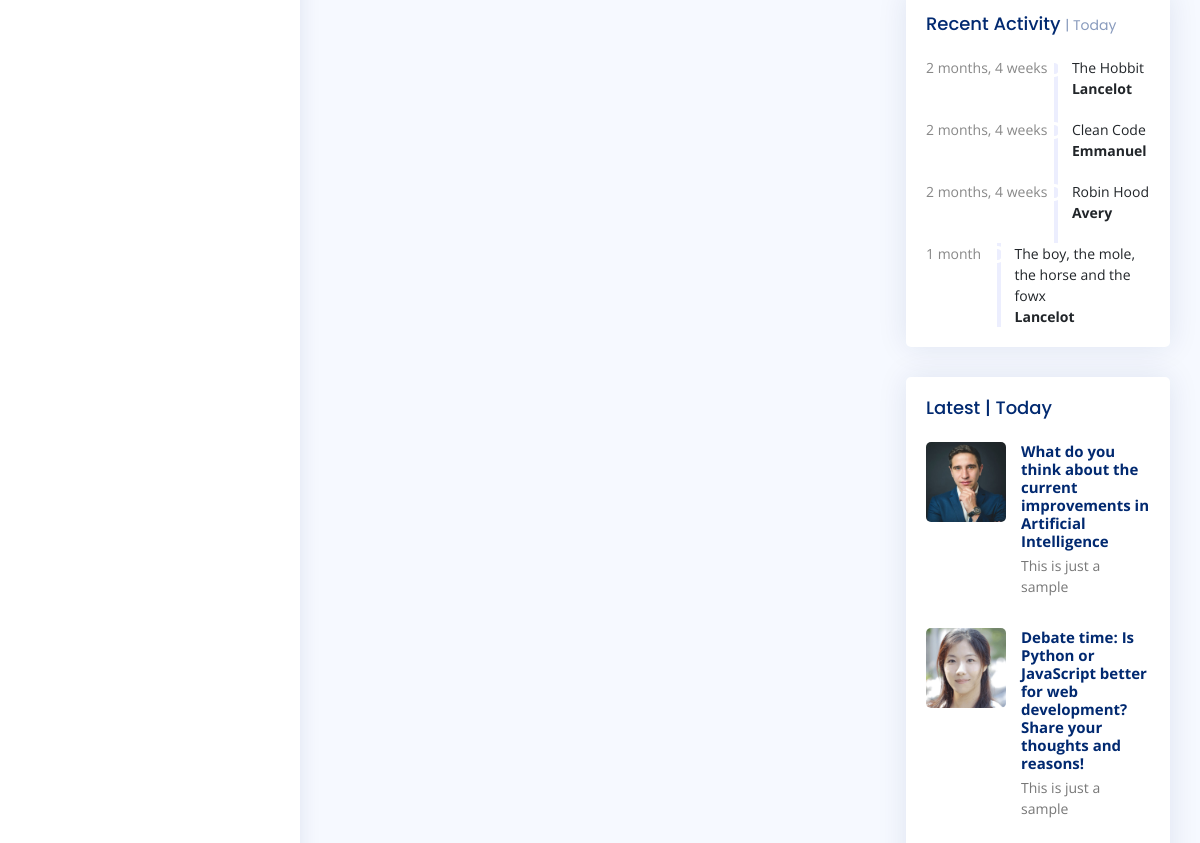
The page /projects/ (signed in, middle part) on the database as committed earlier.
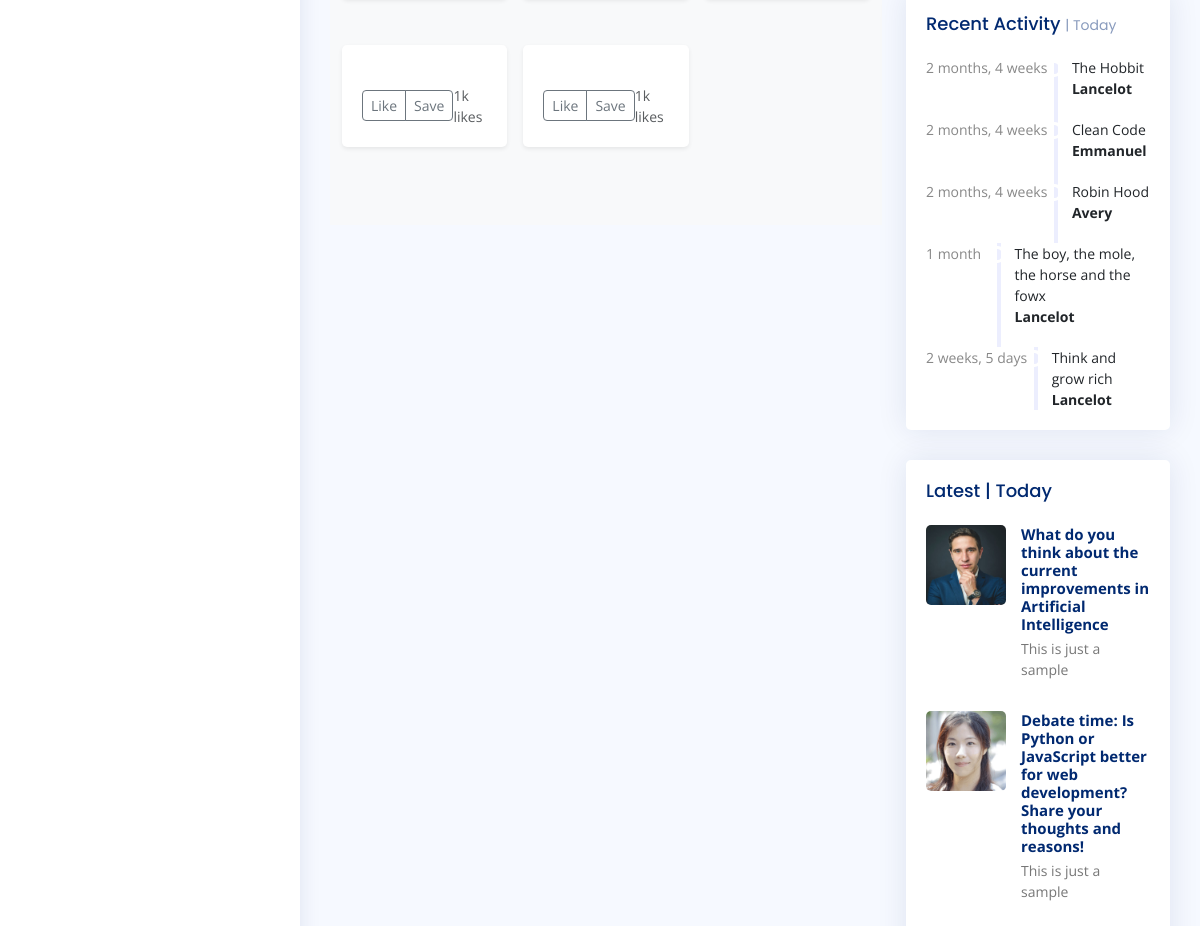
The same page on the database as committed later.
### sliders/models.py (models this page shows, shortened)
class Request(models.Model):
    requester = models.ForeignKey(User, on_delete=models.CASCADE)
    file_name = models.CharField(max_length=60)
    pub_date = models.DateTimeField(blank=False, default=now)

### discussions/models.py (models this page shows, shortened)
class Discussion(models.Model):
    creator = models.ForeignKey(Student, on_delete=models.CASCADE)
    pub_date = models.DateTimeField(blank=False, default=now)
    content = models.CharField(max_length=200)
    description = models.CharField(max_length=1024, blank=True, default='This is just a sample')
    topic = models.CharField(max_length=60,blank=False, default='Programming')
    img = models.ImageField(blank=True, upload_to="images", null=True)
    likes = models.IntegerField(blank=True, default=100)
    dislikes = models.IntegerField(blank=True, default=100)
    num_of_participants = models.IntegerField(blank=True, default=50)

class Student(models.Model):
    friend = models.ForeignKey('self', on_delete=models.CASCADE, blank=True, null=True)
    user = models.OneToOneField(User, on_delete=models.CASCADE)
    phone = models.CharField(max_length=10, default='0548932933', blank=True)
    school = models.CharField(max_length=60, default='KNUST', blank=True)
    course = models.CharField(max_length=60, default='Computer Science', blank=True)
    back_img = models.ImageField(blank=True, upload_to="images/profiles", default='images/profiles/testimonial-1_wBDCxRj.jpg')

### repository/models.py (models this page shows)
class File(models.Model):
    owner = models.ForeignKey(Student, on_delete=models.CASCADE, blank=True, null=True)
    file = models.FileField()
    pub_date = models.DateTimeField(blank=False, default=now)
    def __str__(self):
        return self.file.name

### projects/views.py (the view)
# urls.py: path("", views.IndexView.as_view(), name="index"),
class IndexView(generic.ListView):
    template_name = "projects/index.html"
    context_object_name = "librarys"
    model = File
    def get_queryset(self):
        return File.objects.all()
    def get_context_data(self, **kwargs: Any) -> Dict[str, Any]:
        context = super(IndexView, self).get_context_data(**kwargs)
        context['files'] = File.objects.all()[::-1]
        context['student'] = Student.objects.filter(user=self.request.user)[0]
        context['latest'] = Discussion.objects.filter(pub_date__lte=timezone.now()).order_by("-pub_date")[:5]
        context['requests'] = Request.objects.all()[:5]
        context['trending'] = File.objects.all()[:5]
        return context

### projects/templates/projects/index.html (shortened to what this page needs)
{% extends 'base.html' %}
{% load static %}
{% block content %}
<main>
  <div class="album py-5 bg-light">
    <div class="container">
      <div class="row row-cols-1 row-cols-sm-2 row-cols-md-3 g-3">
        {% for file in files %}
        <div class="col">
          <div class="card shadow-sm">
            <div class="photo"><img src="{% static file.back_img.url %}" alt="" height="300" class="img-fluid"></div>
            <div class="card-body">
              <div class="d-flex justify-content-between align-items-center">
                <div class="btn-group">
                  <button type="button" class="btn btn-sm btn-outline-secondary">Like</button>
                  <button type="button" class="btn btn-sm btn-outline-secondary">Save</button>
                </div>
                <small class="text-muted">1k likes</small>
              </div>
            </div>
          </div>
        </div>
        {% endfor %}
      </div>
    </div>
  </div>
</main>
{% endblock %}
{% block activity %}
<div class="card">
  <div class="filter">
    <a class="icon" href="#" data-bs-toggle="dropdown"><i class="bi bi-three-dots"></i></a>
  </div>
  <div class="card-body">
    <h5 class="card-title">Recent Activity <span>| Today</span></h5>
    <div class="activity">
      {% for request in requests %}
      <div class="activity-item d-flex">
        <div class="activite-label">{{ request.pub_date | timesince }}</div>
        <i class='bi bi-circle-fill activity-badge text-success align-self-start'></i>
        <div class="activity-content">
          {{ request.file_name }} <br>
          <a href="#" class="fw-bold text-dark">{{ request.requester.username }}</a>
        </div>
      </div>
      {% endfor %}
    </div>
  </div>
</div>
{% endblock %}
{% block latest %}
<div class="card">
  <div class="filter">
    <a class="icon" href="#" data-bs-toggle="dropdown"><i class="bi bi-three-dots"></i></a>
  </div>
  <div class="card-body pb-0">
    <h5 class="card-title">Latest | Today</span></h5>
    <div class="news">
      {% for discussion in latest %}
      <div class="post-item clearfix">
        <img src="{% static discussion.creator.back_img.url %}" alt="">
        <h4><a href="#">{{ discussion.content }}</a></h4>
        <p>{{ discussion.description }}</p>
      </div>
      {% endfor %}
    </div>
  </div>
</div>
{% endblock %}

Rows that differ between the two databases and show on the page:
added Request: pub_date "2 weeks, 5 days", file_name "Think and grow rich", requester.username "Lancelot"
